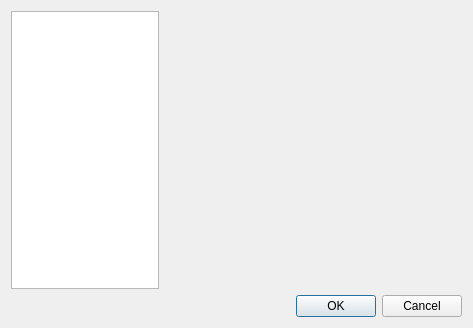
<?xml version="1.0" encoding="UTF-8"?>
<ui version="4.0">
 <class>SettingsDialog</class>
 <widget class="QDialog" name="SettingsDialog">
  <property name="geometry">
   <rect>
    <x>0</x>
    <y>0</y>
    <width>473</width>
    <height>328</height>
   </rect>
  </property>
  <property name="windowTitle">
   <string>Settings</string>
  </property>
  <layout class="QVBoxLayout" name="verticalLayout_2">
   <item>
    <layout class="QHBoxLayout" name="horizontalLayout" stretch="1,2">
     <item>
      <widget class="QTreeWidget" name="treeWidget">
       <property name="rootIsDecorated">
        <bool>false</bool>
       </property>
       <attribute name="headerVisible">
        <bool>false</bool>
       </attribute>
       <column>
        <property name="text">
         <string notr="true">1</string>
        </property>
       </column>
      </widget>
     </item>
     <item>
      <widget class="QStackedWidget" name="stackedWidget">
       <widget class="QWidget" name="page_general">
        <layout class="QVBoxLayout" name="verticalLayout">
         <property name="leftMargin">
          <number>0</number>
         </property>
         <property name="topMargin">
          <number>0</number>
         </property>
         <property name="rightMargin">
          <number>0</number>
         </property>
         <property name="bottomMargin">
          <number>0</number>
         </property>
        </layout>
       </widget>
      </widget>
     </item>
    </layout>
   </item>
   <item>
    <layout class="QHBoxLayout" name="horizontalLayout_2">
     <item>
      <spacer name="horizontalSpacer">
       <property name="orientation">
        <enum>Qt::Horizontal</enum>
       </property>
       <property name="sizeHint" stdset="0">
        <size>
         <width>40</width>
         <height>20</height>
        </size>
       </property>
      </spacer>
     </item>
     <item>
      <widget class="QPushButton" name="pushButton">
       <property name="text">
        <string>OK</string>
       </property>
      </widget>
     </item>
     <item>
      <widget class="QPushButton" name="pushButton_2">
       <property name="text">
        <string>Cancel</string>
       </property>
      </widget>
     </item>
    </layout>
   </item>
  </layout>
 </widget>
 <resources/>
 <connections>
  <connection>
   <sender>pushButton</sender>
   <signal>clicked()</signal>
   <receiver>SettingsDialog</receiver>
   <slot>accept()</slot>
   <hints>
    <hint type="sourcelabel">
     <x>335</x>
     <y>313</y>
    </hint>
    <hint type="destinationlabel">
     <x>345</x>
     <y>375</y>
    </hint>
   </hints>
  </connection>
  <connection>
   <sender>pushButton_2</sender>
   <signal>clicked()</signal>
   <receiver>SettingsDialog</receiver>
   <slot>reject()</slot>
   <hints>
    <hint type="sourcelabel">
     <x>415</x>
     <y>309</y>
    </hint>
    <hint type="destinationlabel">
     <x>413</x>
     <y>369</y>
    </hint>
   </hints>
  </connection>
 </connections>
</ui>
